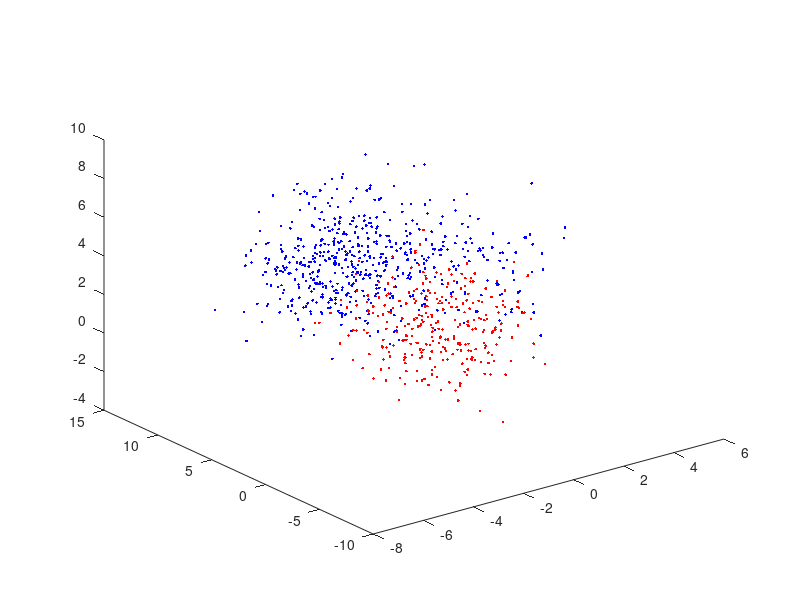

Recreate this plot in MATLAB.
% generate synthetic data for 2 neurons

% define parameters
L   = 3;                 % number of pc kept   
T   = 6000;              % experiment length
N   = 2;                 % total number of cells   
Fs  = 5000;              % sampling frequency in Hz
J   = 2;                 % total number of clusters
R   = 2;                 % observation noise
Q   = 0.001;             % process noise 
r01 = 1;                 % transition rate from spike state to r.p. state
r12 = 0.5;               % transition rate from r.p. state to isi state
r20 = [0.2  0.1];        % transition rate from isi state to spike state neuron 1 and 2              
no_obs = 100*ones(1,L);  % missing-observation symbol

Pa_1 = [1-r01 r01 0; 0 1-r12 r12; r20(1) 0 1-r20(1)]; % hmm transition matrix neuron 1
Pa_2 = [1-r01 r01 0; 0 1-r12 r12; r20(2) 0 1-r20(2)]; % hmm transition matrix neuron 2

% three-state model for the neuron cluster
    % 0: 'spike state' cluster produces a spike with p = 1;
    % 1: 'refractory period' cluster incapable of producing a spike, p = 0;
    % 2: 'isi state' p = 0; 
    
% auxiliary structures
spkt   = zeros(1,T);
obs_id = zeros(1, T);

% initial state of of the system:
%   at t = 1, both cells are in state 2 (isi state) and Y(1) = no_obs.
q(1, 1) = 2;    
q(2, 1) = 2;
V(1, :) = no_obs;
cluster_id(1) = -1;
obs_id(1)     = -1; 
    
% generate Markov process for each cell
for t = 1 : T-1
    rn = rand;
    for i = 1 : N
        if q(i, t) == 0;
            if rn < r01
                q(i, t+1) = 1;
            else
                q(i, t+1) = 0;
            end
        end
        if q(i, t) == 1
            if rn > r12
                q(i, t+1) = 1;
            else
                q(i, t+1) = 2;
            end
        end
        if q(i, t) == 2 
            if rn > r20(i)
                q(i, t+1) = 2;
            else
                q(i, t+1) = 0;
            end
        end
    end
end   

% initalize cluster means and covariances
Cv      = R * eye(L);      % observation covariance
Cu      = Q * eye(L);      % system's covariance  
u1(1,:) = 2.5 * ones(1,L); % neuron cluster center
u2(1,:) = zeros(1,L);      % noise cluster center

% generate observations
for t = 2 : T
    e = mvnrnd(zeros(1,L), Cu, 1);
    u1(t, :) = u1(t-1, :) + e(1, :);       % kalman process for the neuron cluster
    e = mvnrnd(zeros(1,L), Cu, 1);
    u2(t, :) = u2(t-1, :) + e(1, :);       % stationary noise cluster 
    
    r = rand;
    
    if (q(1, t) == 0 && q(2, t) == 0) 
        spkt(t) = 1;
        obs_id(t) = 1;
        % toss a coin
        rn = rand;
        if rn < 0.5
            cluster_id(t) = 1;
            V(t, :) = mvnrnd(u1(t, :), Cv, 1); % take a spike from the neuron 1
        else 
            cluster_id(t) = 2;
            V(t, :) = mvnrnd(u2(t, :), Cv, 1); % take a spike from the neuron 2
        end
    end
    if (q(1, t) == 0 && q(2, t) ~= 0)
        spkt(t) = 1;
        obs_id(t) = 1;
        cluster_id(t) = 1;
        V(t, :) = mvnrnd(u1(t, :), Cv, 1); % take a spike from the neuron 1
    end
    if (q(1, t) ~= 0 && q(2, t) == 0)
        spkt(t) = 1;
        obs_id(t) = 1;
        cluster_id(t) = 2;
        V(t, :) = mvnrnd(u2(t, :), Cv, 1); % take a spike from the neuron 2
    end
    if (q(1, t) ~= 0 && q(2, t) ~= 0)
        % no observation at this time ...
        obs_id(t) = -1;
        cluster_id(t) = -1;
        V(t, :) = no_obs;
    end       
end

save SynDat_2n3pc.mat Cv Cu Q R V T cluster_id obs_id q r01 r12 r20 u1 u2 spkt;

figure;
for i = 1 : length(V)
    if (cluster_id(i) == 1) ~= 0
        plot3(V(i, 1),V(i, 2),V(i, 3),'.b');   
        hold on;
    end
    if (cluster_id(i) == 2) ~= 0
        plot3(V(i, 1),V(i, 2),V(i, 3),'.r');   
        hold on;
    end
end